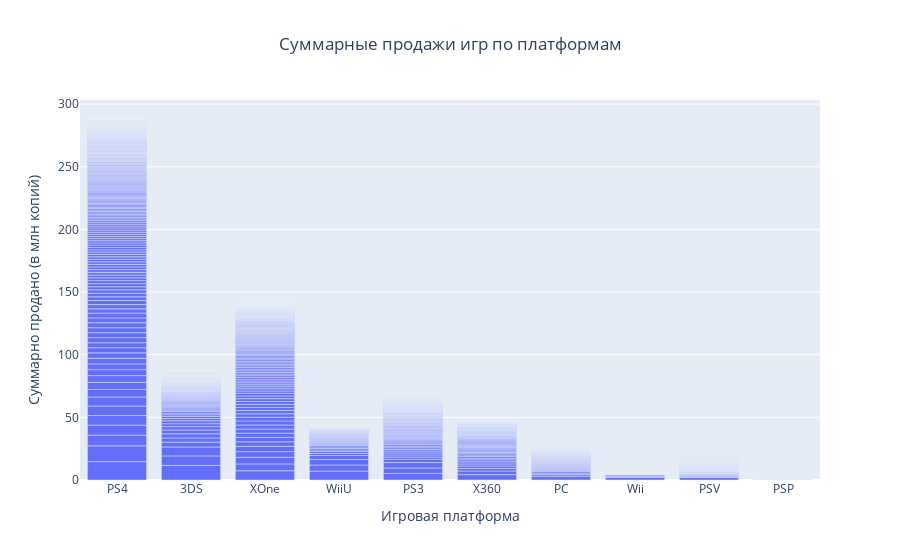

Source (notebook cell):
### Markdown cell above
Актуализировали данные для дальнейшего анализа. Всего 1689 строк

### Code cell
fig = px.bar(df2.sort_values(by='total_sales', ascending=False),
             x='platform',
             y='total_sales', 
             title='Суммарные продажи игр по платформам')
fig.update_layout(title=dict(x=.5, xanchor="center"),
                   xaxis_title='Игровая платформа',
                   yaxis_title='Суммарно продано (в млн копий)')
fig.show()

### Figure 1 — Plotly figure (JSON) as saved in the notebook; plotly's stock layout.template omitted (floating-point values rounded to 4 significant figures; data arrays with more than 128 entries replaced by an {"elided": "..."} marker saying what was removed)
{"data": [{"alignmentgroup": "True", "hovertemplate": "platform=%{x}<br>total_sales=%{y}<extra></extra>", "legendgroup": "", "marker": {"color": "#636efa", "pattern": {"shape": ""}}, "name": "", "offsetgroup": "", "orientation": "v", "showlegend": false, "textposition": "auto", "type": "bar", "x": {"elided": "1689 str values"}, "xaxis": "x", "y": {"elided": "1689 float values"}, "yaxis": "y"}], "layout": {"autosize": true, "barmode": "relative", "legend": {"tracegroupgap": 0}, "title": {"text": "Суммарные продажи игр по платформам", "x": 0.5, "xanchor": "center"}, "xaxis": {"anchor": "y", "autorange": true, "domain": [0, 1], "range": [-0.5, 9.5], "title": {"text": "Игровая платформа"}, "type": "category"}, "yaxis": {"anchor": "x", "autorange": true, "domain": [0, 1], "range": [0, 303.3], "title": {"text": "Суммарно продано (в млн копий)"}, "type": "linear"}}}
